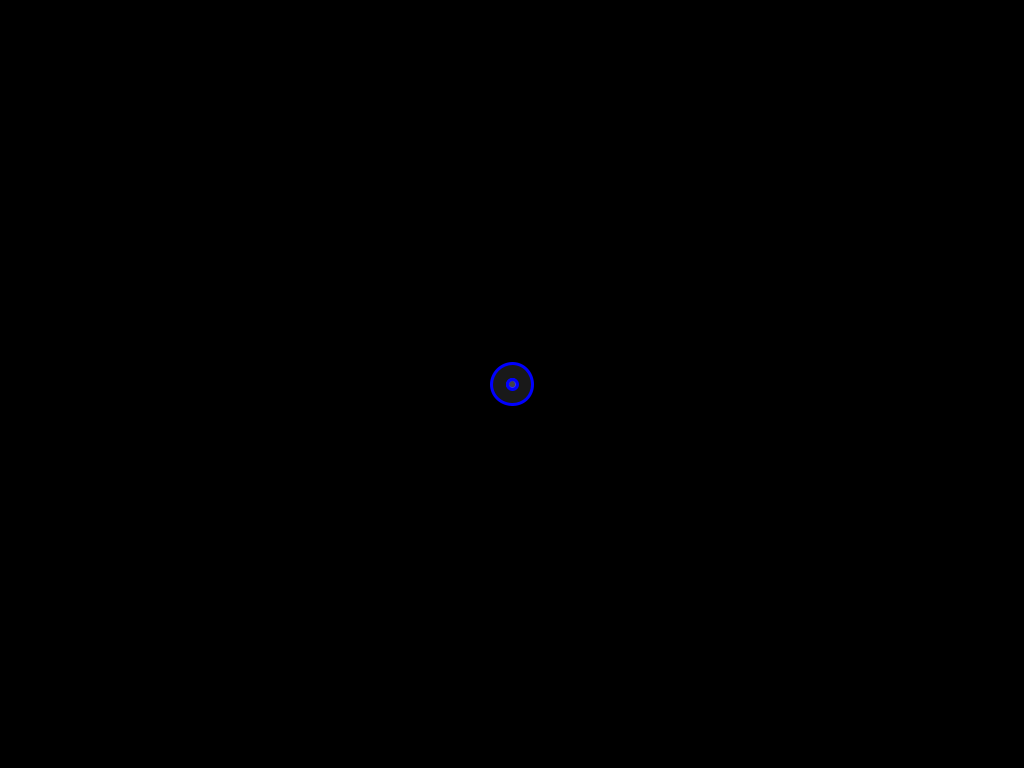
Frame 1 (no input)
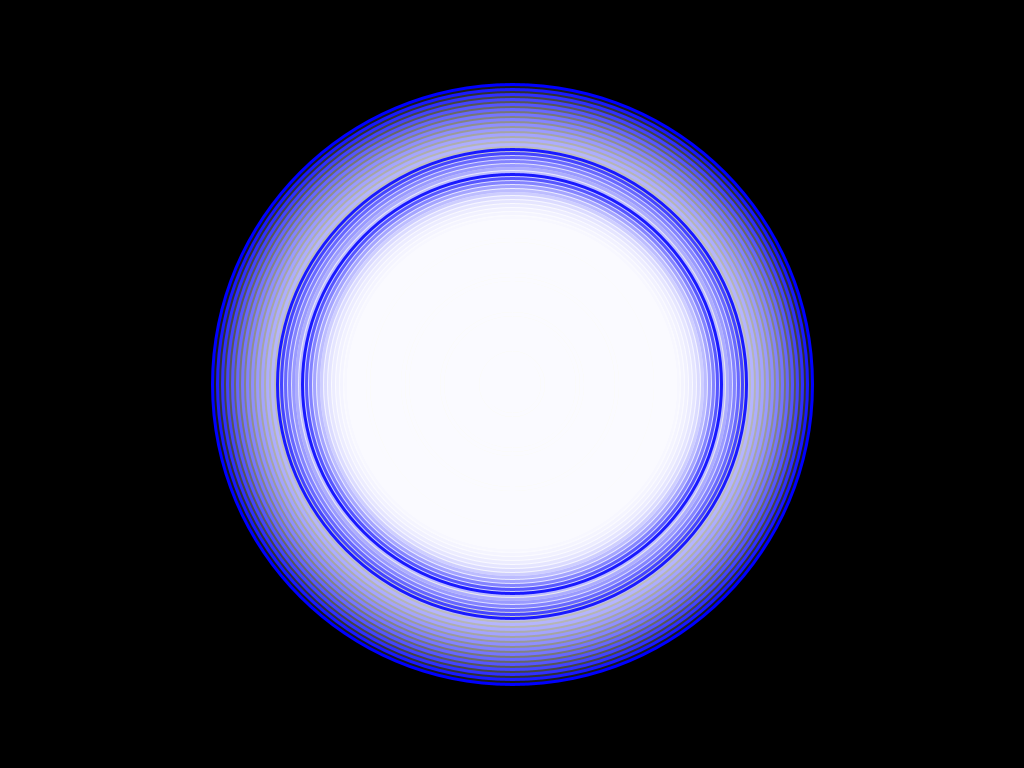
Frame 60 (the mouse pressed at the canvas centre just before this capture)
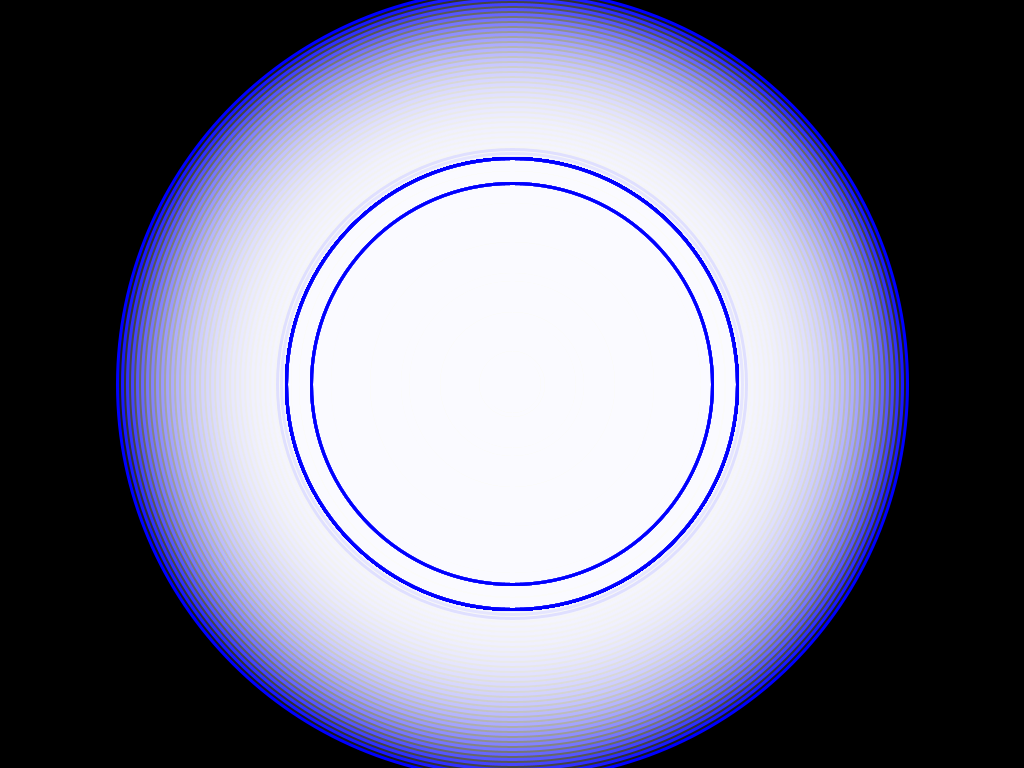
Frame 120 (the mouse held since frame 60 and released just before this capture)

The Processing sketch that drew these frames (run headless with seeded random() and noise(); from frame 60 on, the mouse is pressed at the canvas centre):

// Processing sketch: _02practice
// ── _02practice.pde
/*jason stephens
 thesis - itp 
pulsatingAura
 */

int diam = 10;
float centX, centY;

void setup () {
  size (1024, 768);
  frameRate (24);
  smooth();
  background (0);
  centX=width/2;
  centY=height/2;
  stroke (0,0,255);
  strokeWeight(3);
  //noFill();
  fill(255,25);
}

void draw () {
//background (0);
  float mouseDiam = map (diam, mouseX,width,1,800);
  ellipse (centX, centY, mouseDiam, mouseDiam);
  ellipse (centX, centY, mouseDiam-50, mouseDiam-50);
  if (diam < 800) {
    //background (0);
    ellipse (centX, centY, diam, diam);
    diam += 10;
  }
} 
